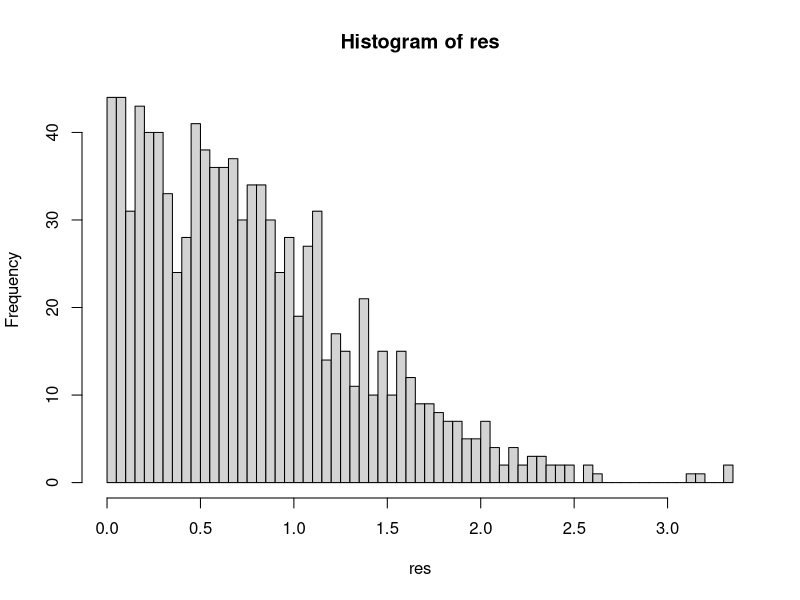

Generate this figure with R: (Note: this script raises an error after producing the figure.)
## ---- chunk 1
rmytnorm <- function(x) { 
  
  i<-1
  returndata<-c()
  while (i<=x){
    rnormdata<-rnorm(x*2)
    
    if (rnormdata[i]>0){
      returndata<-append(returndata,rnormdata[i])
      i<-i+1
    }
    
    else if (rnormdata[i]<0) {
      next
    }
    
  }
  return(returndata)
}


dmytnorm<-function(x){
  i<-1
  returndata<-c()
  while (i<=x){
    rnormdata<-rnorm(x*2)
    
    if (rnormdata[i]>0){
      returndata<-append(returndata,rnormdata[i])
      i<-i+1
    }
    
    else if (rnormdata[i]<0) {
      returndata<-append(returndata,0)
    }
    
  }
  return(returndata)
}

## ---- chunk 2
res = rmytnorm(1000)
head(res)

hist(res, breaks = 50)
## ---- chunk 3
res1 = dmytnorm(-10:10)
res1

plot(-10:10,res1)
